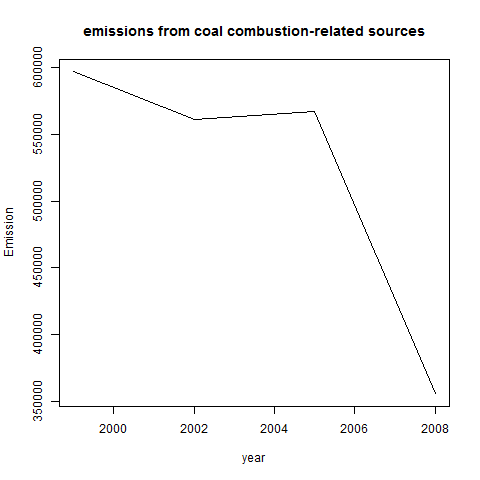

This chart was generated by the following R code:
# question 4
# coal related source
plot4 <- function(PM25)
{
  #head(SCC)
  #str(SCC)
  y <- c(1999,2002,2005,2008)
  png(file="plot4.png")
  sources <- levels(SCC$Short.Name)
  index <- grep("Coal",sources)
  sources <- sources[index] # coal combustion-related sources
  code <- SCC$SCC[SCC$Short.Name %in% sources]
  
  #PM25 <- transform(PM25, SCC=factor(SCC))
  coalPM25 <- PM25[PM25$SCC %in% code,]
  attach (coalPM25)
  #snPM <- tapply ( Emissions , list( year , type ) , sum)
  cPM <- tapply ( Emissions , list(year) , sum)
  #colnames(cPM) <- c("year","type","Emissions")
  detach(coalPM25)
  plot(y,cPM,type="l",xlab="year",ylab="Emission",main="emissions from coal combustion-related sources")
  dev.off() 
}
